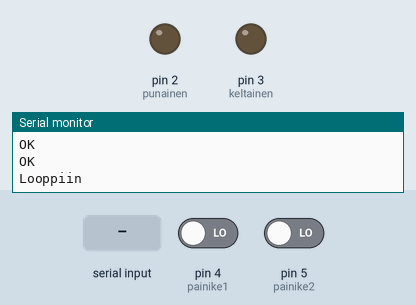
Recording of a sketch running on a simulated Arduino Uno, built with avr-gcc and run on an emulated ATmega328P. On the bench: output pins drawn as LEDs (lit = HIGH), the last lines printed to the serial monitor. Inputs (shaded band) come from the test bench; at power-on: pin 4 (painike1) LOW, pin 5 (painike2) LOW. The modem accepts every AT command (registered, SIM ready, sends succeed) and sends nothing else.

Above: at 8.7 s.
8.8 s: pin 4 (painike1) driven HIGH
At 10.4 s:
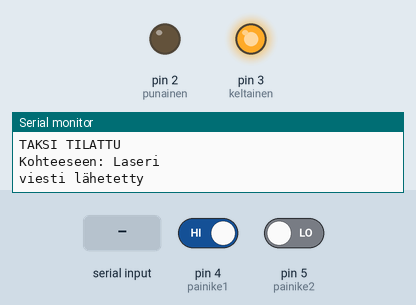
11.5 s: pin 4 (painike1) driven LOW and pin 5 (painike2) driven HIGH
14.5 s: pin 5 (painike2) driven LOW
16.5 s: "+CMTI:\n" received over the second serial link
18.0 s: ",\n" received over the second serial link
19.5 s: "+CMGR:\n" received over the second serial link
Timing chart, 0 to 22.0 s (numbered marks = the images above; inputs shaded):
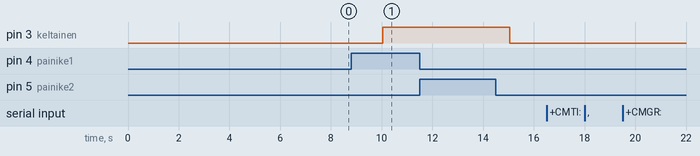

Measured:
- after the input at 8.8 s, pin 3 (keltainen): LOW → HIGH after 1.2 s
- after the input at 11.5 s, every drawn part: stays the same

The sketch:

ArduinoUno_SIM900_tekstiviesti_painikkeet_ledi.ino
```cpp
#include <SoftwareSerial.h>
SoftwareSerial GPRS(7, 8); // RX, TX
#include <Wire.h>
#include <Adafruit_BMP085.h>
#include <math.h>

int painike1 = 4;
int painike2 = 5;

int keltainen = 3;
int punainen = 2;

char sijainti[20];

enum _parseState {
  PS_DETECT_MSG_TYPE,

  PS_IGNORING_COMMAND_ECHO,

  PS_READ_CMTI_STORAGE_TYPE,
  PS_READ_CMTI_ID,

  PS_READ_CMGR_STATUS,
  PS_READ_CMGR_NUMBER,
  PS_READ_CMGR_SOMETHING,
  PS_READ_CMGR_DATE,
  PS_READ_CMGR_CONTENT
};

byte state = PS_DETECT_MSG_TYPE;


char buffer[80];
byte pos = 0;
char numero[80];

int lastReceivedSMSId = 0;
boolean validSender = false;

void resetBuffer() {
  memset(buffer, 0, sizeof(buffer));
  pos = 0;
}


void setup()
{
  GPRS.begin(19200);
  Serial.begin(19200);


  // Set as appropriate for your case
  pinMode(painike1, INPUT);
  pinMode(painike2, INPUT);
  pinMode(keltainen, OUTPUT);
  pinMode(punainen, OUTPUT);


  for (int i = 1; i <= 15; i++) {
    GPRS.print("AT+CMGD=");
    GPRS.println(i);
    delay(500);

    // Not really necessary but prevents the serial monitor from dropping any input
    while(GPRS.available())
      Serial.write(GPRS.read());
  }
  Serial.println("Looppiin");
}

void loop()
{

  while(GPRS.available()) {
    parseATText(GPRS.read());
  }

  if (digitalRead(painike1) == 1)
    taksin_tilaus("Laseri");
  if (digitalRead(painike2) == 1)
    taksin_tilaus("Punkkeri");
}

void parseATText(byte b) {

  buffer[pos++] = b;

  if ( pos >= sizeof(buffer) )
    resetBuffer(); // just to be safe

  /*
   // Detailed debugging
   Serial.println();
   Serial.print("state = ");
   Serial.println(state);
   Serial.print("b = ");
   Serial.println(b);
   Serial.print("pos = ");
   Serial.println(pos);
   Serial.print("buffer = ");
   Serial.println(buffer);*/

  switch (state) {
  case PS_DETECT_MSG_TYPE:
    {
      if ( b == '\n' )
        resetBuffer();
      else {
        if ( pos == 3 && strcmp(buffer, "AT+") == 0 ) {
          state = PS_IGNORING_COMMAND_ECHO;
        }
        else if ( pos == 6 ) {
          //Serial.print("Checking message type: ");
          //Serial.println(buffer);

          if ( strcmp(buffer, "+CMTI:") == 0 ) {
            Serial.println("Received CMTI");
            state = PS_READ_CMTI_STORAGE_TYPE;
          }
          else if ( strcmp(buffer, "+CMGR:") == 0 ) {
            Serial.println("Received CMGR");
            state = PS_READ_CMGR_STATUS;
          }
          resetBuffer();
        }
      }
    }
    break;

  case PS_IGNORING_COMMAND_ECHO:
    {
      if ( b == '\n' ) {
        //Serial.print("Ignoring echo: ");
        //Serial.println(buffer);
        state = PS_DETECT_MSG_TYPE;
        resetBuffer();
      }
    }
    break;

  case PS_READ_CMTI_STORAGE_TYPE:
    {
      if ( b == ',' ) {
        Serial.print("SMS storage is ");
        Serial.println(buffer);
        state = PS_READ_CMTI_ID;
        resetBuffer();
      }
    }
    break;

  case PS_READ_CMTI_ID:
    {
      if ( b == '\n' ) {
        lastReceivedSMSId = atoi(buffer);
        Serial.print("SMS id is ");
        Serial.println(lastReceivedSMSId);

        GPRS.print("AT+CMGR=");
        GPRS.println(lastReceivedSMSId);
        //delay(500); don't do this!

        state = PS_DETECT_MSG_TYPE;
        resetBuffer();
      }
    }
    break;

  case PS_READ_CMGR_STATUS:
    {
      if ( b == ',' ) {
        Serial.print("CMGR status: ");
        Serial.println(buffer);
        state = PS_READ_CMGR_NUMBER;
        resetBuffer();
      }
    }
    break;

  case PS_READ_CMGR_NUMBER:
    {
      if ( b == ',' ) {
        Serial.print("CMGR number: ");
        Serial.println(buffer);

        // Uncomment these two lines to check the sender's cell number
        validSender = false;
        strcpy(numero, buffer);
        if ( strcmp(buffer, "\"+358442605379\",") == 0 ) {
          validSender = true;
        }

        validSender = true; //poistettu vertailu!!!

        if (validSender == true)
          state = PS_READ_CMGR_SOMETHING;
        else {
          GPRS.print("AT+CMGF=1\r");                                                        // AT command to send SMS message
          delay(100);
          GPRS.println("AT + CMGS = \"+358442605379\"");                                     // recipient's mobile number, in international format
          delay(100);
          GPRS.println("Joku spede yritti laittaa saunaa paalle numerosta");        // message to send
          delay(100);
          GPRS.println(buffer);
          delay(100);
          GPRS.println((char)26);                       // End AT command with a ^Z, ASCII code 26
          delay(100);
          GPRS.println();
          Serial.println("viesti lähetetty");
          state = PS_DETECT_MSG_TYPE;
        }

        resetBuffer();

      }
    }
    break;

  case PS_READ_CMGR_SOMETHING:
    {
      if ( b == ',' ) {
        Serial.print("CMGR something: ");
        Serial.println(buffer);
        state = PS_READ_CMGR_DATE;
        resetBuffer();
      }
    }
    break;

  case PS_READ_CMGR_DATE:
    {
      if ( b == '\n' ) {
        Serial.print("CMGR date: ");
        Serial.println(buffer);
        state = PS_READ_CMGR_CONTENT;
        resetBuffer();
      }
    }
    break;

  case PS_READ_CMGR_CONTENT:
    {
      if ( b == '\n' ) {
        Serial.print("CMGR content: ");
        Serial.print(buffer);

        parseSMSContent();

        GPRS.print("AT+CMGD=");
        GPRS.println(lastReceivedSMSId);
        //delay(500); don't do this!

        state = PS_DETECT_MSG_TYPE;
        resetBuffer();
      }
    }
    break;
  }
}

void parseSMSContent() {

  char* ptr = buffer;

  while ( strlen(ptr) >= 2 ) {
    delay(100);
    if ( ptr[0] == 'o' ) {
      if ( ptr[1] == 'k' ) {
          digitalWrite(keltainen, HIGH);
          delay(5000);
          digitalWrite(keltainen, LOW);
          delay(1000);
    }
      else
        digitalWrite(5, LOW);
    }

    if ( ptr[0] == 'e' ) {
      if ( ptr[1] == 'i' ) {
        for (int i = 0; i<10; i++) {
        digitalWrite(punainen, HIGH);
        delay(500);
        digitalWrite(punainen, LOW);
        delay(500);
        }
      }
      else
        digitalWrite(4, LOW);
    }
    ptr += 2;
    }

  GPRS.println("AT+CMGD=1");
  Serial.println("Viesti poistettu");
}


void taksin_tilaus(char sijainti[20]) {
  Serial.println("TAKSI TILATTU");
  Serial.print("Kohteeseen: ");
  Serial.println(sijainti);

  GPRS.println("AT+CMGF=1\r");                                                        // AT command to send SMS message
  delay(300);
  GPRS.println("AT + CMGS = \"+358442605379\"");                                     // recipient's mobile number, in international format
  delay(300);
  GPRS.print("Taksi kohteeseen ");        // message to send
  GPRS.print(sijainti);
  GPRS.println(". Vastaa ok/ei");
  delay(300);
  GPRS.println((char)26);                       // End AT command with a ^Z, ASCII code 26
  delay(300);
  GPRS.println();
  Serial.println("viesti lähetetty");
  digitalWrite(keltainen, HIGH);
  delay(5000);
  digitalWrite(keltainen, LOW);
}
```
